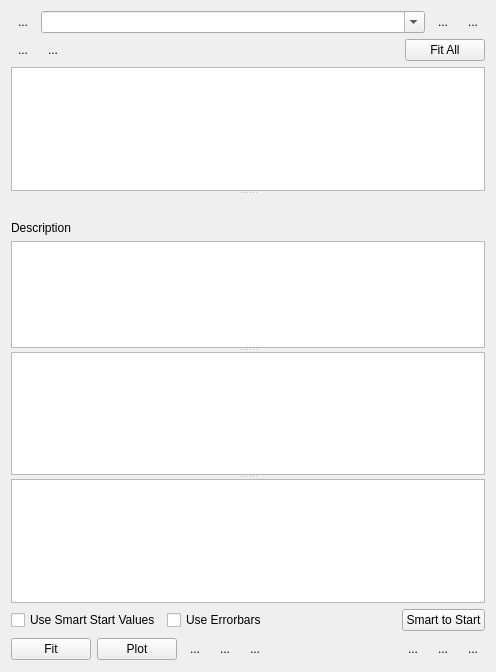
<?xml version="1.0" encoding="UTF-8"?>
<ui version="4.0">
 <class>Form</class>
 <widget class="QWidget" name="Form">
  <property name="geometry">
   <rect>
    <x>0</x>
    <y>0</y>
    <width>496</width>
    <height>672</height>
   </rect>
  </property>
  <property name="windowTitle">
   <string>Form</string>
  </property>
  <layout class="QVBoxLayout" name="verticalLayout_2">
   <item>
    <layout class="QHBoxLayout" name="horizontalLayout_2">
     <item>
      <widget class="QToolButton" name="removeAnalysisConfigurationButton">
       <property name="minimumSize">
        <size>
         <width>0</width>
         <height>0</height>
        </size>
       </property>
       <property name="text">
        <string>...</string>
       </property>
       <property name="icon">
        <iconset resource="Experiment.qrc">
         <normaloff>:/openicon/icons/edit-clear-locationbar-ltr.png</normaloff>:/openicon/icons/edit-clear-locationbar-ltr.png</iconset>
       </property>
       <property name="iconSize">
        <size>
         <width>16</width>
         <height>16</height>
        </size>
       </property>
       <property name="autoRaise">
        <bool>true</bool>
       </property>
      </widget>
     </item>
     <item>
      <widget class="QComboBox" name="analysisConfigurationComboBox">
       <property name="contextMenuPolicy">
        <enum>Qt::ActionsContextMenu</enum>
       </property>
       <property name="editable">
        <bool>true</bool>
       </property>
       <property name="maxVisibleItems">
        <number>100</number>
       </property>
      </widget>
     </item>
     <item>
      <widget class="QToolButton" name="saveButton">
       <property name="toolTip">
        <string>Save current</string>
       </property>
       <property name="text">
        <string notr="true">...</string>
       </property>
       <property name="icon">
        <iconset resource="Experiment.qrc">
         <normaloff>:/kde/icons/filesave.png</normaloff>:/kde/icons/filesave.png</iconset>
       </property>
       <property name="iconSize">
        <size>
         <width>16</width>
         <height>16</height>
        </size>
       </property>
       <property name="autoRaise">
        <bool>true</bool>
       </property>
      </widget>
     </item>
     <item>
      <widget class="QToolButton" name="reloadButton">
       <property name="toolTip">
        <string>Save current</string>
       </property>
       <property name="text">
        <string notr="true">...</string>
       </property>
       <property name="icon">
        <iconset resource="Experiment.qrc">
         <normaloff>:/openicon/icons/document-revert-5.png</normaloff>:/openicon/icons/document-revert-5.png</iconset>
       </property>
       <property name="iconSize">
        <size>
         <width>16</width>
         <height>16</height>
        </size>
       </property>
       <property name="autoRaise">
        <bool>true</bool>
       </property>
      </widget>
     </item>
    </layout>
   </item>
   <item>
    <layout class="QHBoxLayout" name="horizontalLayout_3">
     <item>
      <widget class="QToolButton" name="addAnalysisButton">
       <property name="text">
        <string>...</string>
       </property>
       <property name="icon">
        <iconset resource="Experiment.qrc">
         <normaloff>:/openicon/icons/edit-add.png</normaloff>:/openicon/icons/edit-add.png</iconset>
       </property>
       <property name="autoRaise">
        <bool>true</bool>
       </property>
      </widget>
     </item>
     <item>
      <widget class="QToolButton" name="removeAnalysisButton">
       <property name="text">
        <string>...</string>
       </property>
       <property name="icon">
        <iconset resource="Experiment.qrc">
         <normaloff>:/openicon/icons/edit_remove.png</normaloff>:/openicon/icons/edit_remove.png</iconset>
       </property>
       <property name="autoRaise">
        <bool>true</bool>
       </property>
      </widget>
     </item>
     <item>
      <spacer name="horizontalSpacer_2">
       <property name="orientation">
        <enum>Qt::Horizontal</enum>
       </property>
       <property name="sizeHint" stdset="0">
        <size>
         <width>40</width>
         <height>20</height>
        </size>
       </property>
      </spacer>
     </item>
     <item>
      <widget class="QPushButton" name="fitAllButton">
       <property name="text">
        <string>Fit All</string>
       </property>
      </widget>
     </item>
    </layout>
   </item>
   <item>
    <widget class="QSplitter" name="splitter">
     <property name="orientation">
      <enum>Qt::Vertical</enum>
     </property>
     <widget class="TableViewExtended" name="analysisTableView"/>
     <widget class="QWidget" name="layoutWidget">
      <layout class="QVBoxLayout" name="verticalLayout">
       <item>
        <layout class="QHBoxLayout" name="horizontalLayout_4">
         <item>
          <widget class="QLabel" name="currentEvaluationLabel">
           <property name="text">
            <string/>
           </property>
          </widget>
         </item>
         <item>
          <spacer name="horizontalSpacer_3">
           <property name="orientation">
            <enum>Qt::Horizontal</enum>
           </property>
           <property name="sizeHint" stdset="0">
            <size>
             <width>40</width>
             <height>20</height>
            </size>
           </property>
          </spacer>
         </item>
        </layout>
       </item>
       <item>
        <widget class="QLabel" name="descriptionLabel">
         <property name="text">
          <string>Description</string>
         </property>
         <property name="wordWrap">
          <bool>true</bool>
         </property>
         <property name="textInteractionFlags">
          <set>Qt::LinksAccessibleByMouse|Qt::TextSelectableByMouse</set>
         </property>
        </widget>
       </item>
       <item>
        <widget class="TableViewExtended" name="parameterTableView"/>
       </item>
      </layout>
     </widget>
     <widget class="TableViewExtended" name="resultsTableView"/>
     <widget class="TableViewExtended" name="pushTableView"/>
    </widget>
   </item>
   <item>
    <layout class="QHBoxLayout" name="horizontalLayout_5">
     <item>
      <widget class="QCheckBox" name="checkBoxUseSmartStartValues">
       <property name="text">
        <string>Use Smart Start Values</string>
       </property>
      </widget>
     </item>
     <item>
      <widget class="QCheckBox" name="useErrorBarsCheckBox">
       <property name="text">
        <string>Use Errorbars</string>
       </property>
      </widget>
     </item>
     <item>
      <spacer name="horizontalSpacer_4">
       <property name="orientation">
        <enum>Qt::Horizontal</enum>
       </property>
       <property name="sizeHint" stdset="0">
        <size>
         <width>37</width>
         <height>21</height>
        </size>
       </property>
      </spacer>
     </item>
     <item>
      <widget class="QPushButton" name="getSmartStartButton">
       <property name="text">
        <string>Smart to Start</string>
       </property>
      </widget>
     </item>
    </layout>
   </item>
   <item>
    <layout class="QHBoxLayout" name="horizontalLayout">
     <item>
      <widget class="QPushButton" name="fitButton">
       <property name="text">
        <string>Fit</string>
       </property>
      </widget>
     </item>
     <item>
      <widget class="QPushButton" name="plotButton">
       <property name="text">
        <string>Plot</string>
       </property>
      </widget>
     </item>
     <item>
      <widget class="QToolButton" name="removePlotButton">
       <property name="minimumSize">
        <size>
         <width>24</width>
         <height>24</height>
        </size>
       </property>
       <property name="toolTip">
        <string>remove fit or plot from trace</string>
       </property>
       <property name="statusTip">
        <string/>
       </property>
       <property name="text">
        <string>...</string>
       </property>
       <property name="icon">
        <iconset resource="Experiment.qrc">
         <normaloff>:/openicon/icons/edit-delete-6.png</normaloff>:/openicon/icons/edit-delete-6.png</iconset>
       </property>
       <property name="autoRaise">
        <bool>true</bool>
       </property>
      </widget>
     </item>
     <item>
      <widget class="QToolButton" name="extractButton">
       <property name="minimumSize">
        <size>
         <width>24</width>
         <height>24</height>
        </size>
       </property>
       <property name="toolTip">
        <string>copy the fit from the first selected trace</string>
       </property>
       <property name="text">
        <string>...</string>
       </property>
       <property name="icon">
        <iconset resource="Experiment.qrc">
         <normaloff>:/openicon/icons/color-picker-black.png</normaloff>:/openicon/icons/color-picker-black.png</iconset>
       </property>
       <property name="autoRaise">
        <bool>true</bool>
       </property>
      </widget>
     </item>
     <item>
      <widget class="QToolButton" name="fitToStartButton">
       <property name="minimumSize">
        <size>
         <width>24</width>
         <height>24</height>
        </size>
       </property>
       <property name="toolTip">
        <string>copy fitted values to start values</string>
       </property>
       <property name="text">
        <string>...</string>
       </property>
       <property name="icon">
        <iconset resource="Experiment.qrc">
         <normaloff>:/openicon/icons/arrow-left-2.png</normaloff>:/openicon/icons/arrow-left-2.png</iconset>
       </property>
       <property name="autoRaise">
        <bool>true</bool>
       </property>
      </widget>
     </item>
     <item>
      <spacer name="horizontalSpacer">
       <property name="orientation">
        <enum>Qt::Horizontal</enum>
       </property>
       <property name="sizeHint" stdset="0">
        <size>
         <width>40</width>
         <height>20</height>
        </size>
       </property>
      </spacer>
     </item>
     <item>
      <widget class="QToolButton" name="addPushButton">
       <property name="text">
        <string>...</string>
       </property>
       <property name="icon">
        <iconset resource="Experiment.qrc">
         <normaloff>:/openicon/icons/edit-add.png</normaloff>:/openicon/icons/edit-add.png</iconset>
       </property>
       <property name="autoRaise">
        <bool>true</bool>
       </property>
      </widget>
     </item>
     <item>
      <widget class="QToolButton" name="removePushButton">
       <property name="text">
        <string>...</string>
       </property>
       <property name="icon">
        <iconset resource="Experiment.qrc">
         <normaloff>:/openicon/icons/edit_remove.png</normaloff>:/openicon/icons/edit_remove.png</iconset>
       </property>
       <property name="autoRaise">
        <bool>true</bool>
       </property>
      </widget>
     </item>
     <item>
      <widget class="QToolButton" name="pushButton">
       <property name="text">
        <string>...</string>
       </property>
       <property name="icon">
        <iconset resource="Experiment.qrc">
         <normaloff>:/kde/icons/continue.png</normaloff>:/kde/icons/continue.png</iconset>
       </property>
       <property name="autoRaise">
        <bool>true</bool>
       </property>
      </widget>
     </item>
    </layout>
   </item>
  </layout>
 </widget>
 <customwidgets>
  <customwidget>
   <class>TableViewExtended</class>
   <extends>QTableView</extends>
   <header>uiModules.TableViewExtended</header>
  </customwidget>
 </customwidgets>
 <resources>
  <include location="Experiment.qrc"/>
 </resources>
 <connections/>
</ui>
